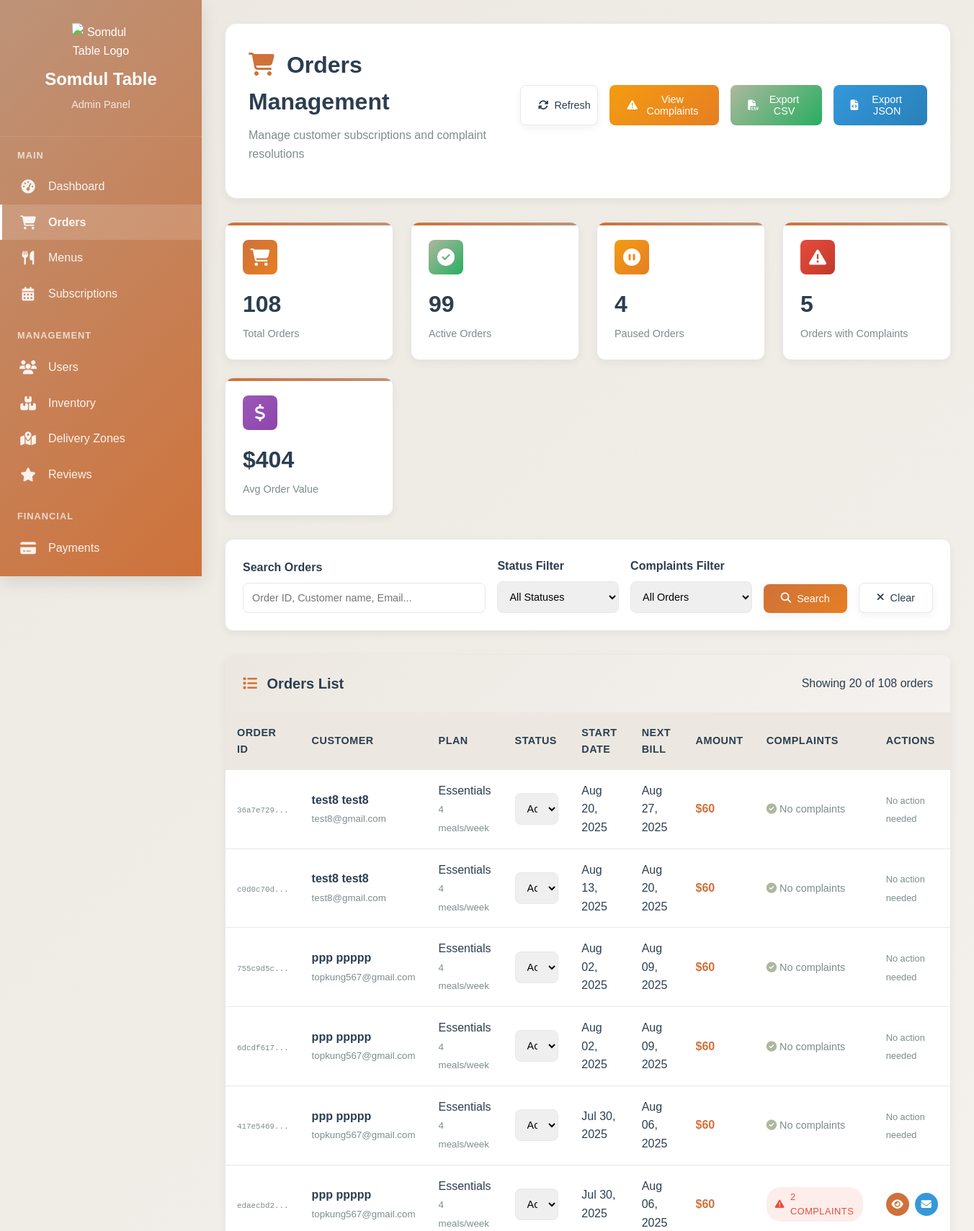
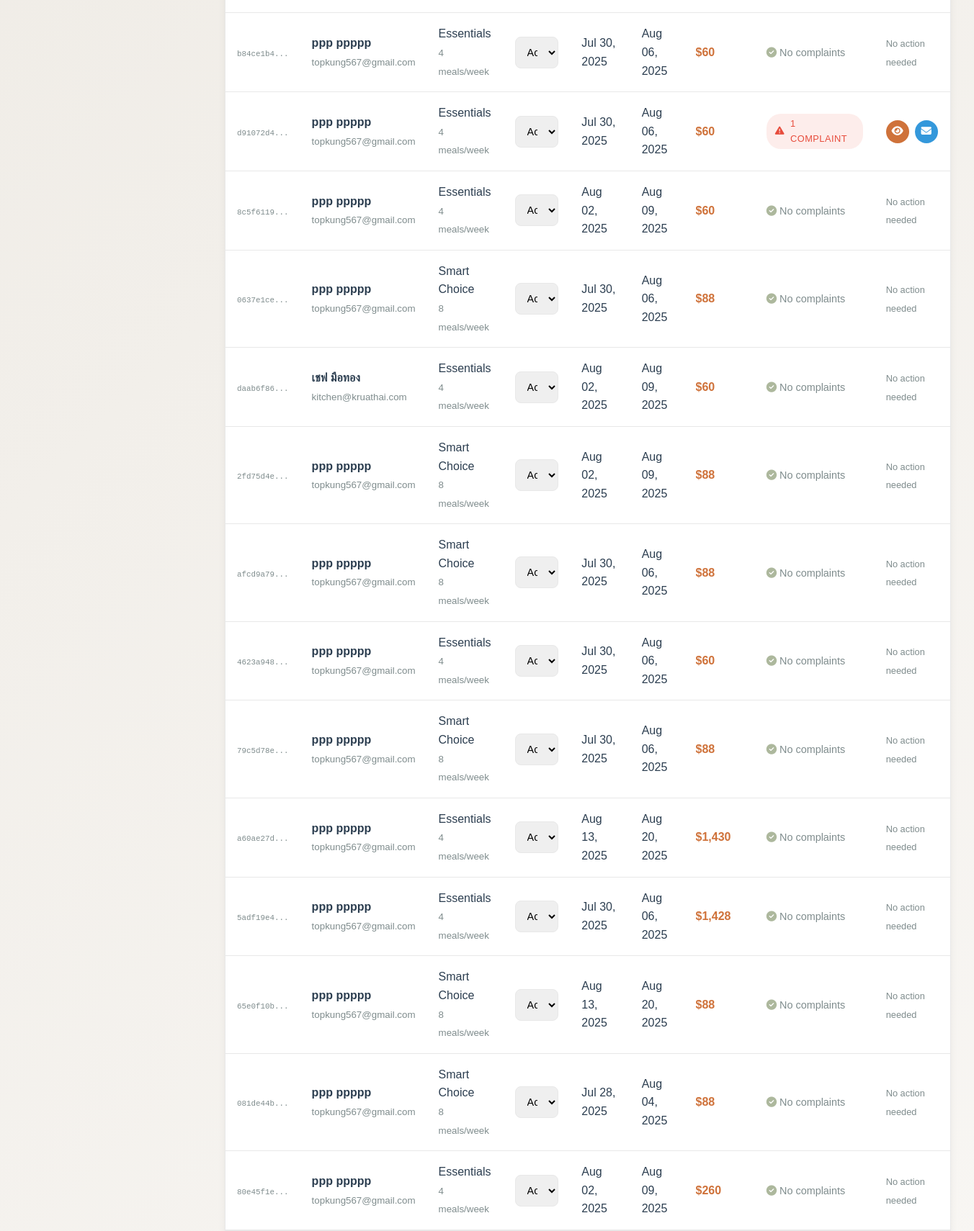
The page /KruaThai/admin/orders.php (signed in, upper part) on the database its author committed (2 pictures, top to bottom).
### tables this page shows
CREATE TABLE `subscriptions` (
  `id` char(36) NOT NULL,
  `user_id` char(36) NOT NULL,
  `assigned_rider_id` char(36) DEFAULT NULL,
  `plan_id` char(36) NOT NULL,
  `status` enum('active','paused','cancelled','expired','pending_payment') DEFAULT 'pending_payment',
  `start_date` date NOT NULL,
  `end_date` date DEFAULT NULL,
  `next_billing_date` date DEFAULT NULL,
  `billing_cycle` enum('weekly','monthly') NOT NULL,
  `total_amount` decimal(8,2) NOT NULL,
  `discount_applied` decimal(8,2) DEFAULT '0.00',
  `delivery_days` longtext,
  `preferred_delivery_time` enum('09:00-12:00','12:00-15:00','15:00-18:00','18:00-21:00') DEFAULT '12:00-15:00',
  `special_instructions` text,
  `pause_start_date` date DEFAULT NULL,
  `pause_end_date` date DEFAULT NULL,
  `skip_dates` longtext,
  `auto_renew` tinyint(1) DEFAULT '1',
  `cancellation_reason` text,
  `cancelled_at` timestamp NULL DEFAULT NULL,
  `cancelled_by` char(36) DEFAULT NULL,
  `created_at` timestamp NOT NULL DEFAULT CURRENT_TIMESTAMP,
  `updated_at` timestamp NOT NULL DEFAULT CURRENT_TIMESTAMP ON UPDATE CURRENT_TIMESTAMP
);

CREATE TABLE `users` (
  `id` char(36) NOT NULL,
  `email` varchar(255) NOT NULL,
  `password_hash` varchar(255) NOT NULL,
  `first_name` varchar(100) NOT NULL,
  `last_name` varchar(100) NOT NULL,
  `phone` varchar(20) DEFAULT NULL,
  `date_of_birth` date DEFAULT NULL,
  `gender` enum('male','female','other') DEFAULT NULL,
  `role` enum('customer','admin','kitchen','rider','support') DEFAULT 'customer',
  `status` enum('active','inactive','suspended','pending_verification','pending_profile') DEFAULT 'pending_verification',
  `email_verified` tinyint(1) DEFAULT '0',
  `email_verification_token` varchar(100) DEFAULT NULL,
  `delivery_address` text,
  `address_line_2` varchar(255) DEFAULT NULL,
  `city` varchar(100) DEFAULT NULL,
  `state` varchar(100) DEFAULT NULL,
  `zip_code` varchar(10) DEFAULT NULL,
  `country` varchar(100) DEFAULT 'Thailand',
  `delivery_instructions` text,
  `dietary_preferences` longtext,
  `allergies` longtext,
  `spice_level` enum('mild','medium','hot','extra_hot') DEFAULT 'medium',
  `last_login` timestamp NULL DEFAULT NULL,
  `failed_login_attempts` int(11) DEFAULT '0',
  `locked_until` timestamp NULL DEFAULT NULL,
  `password_reset_token` varchar(100) DEFAULT NULL,
  `password_reset_expires` timestamp NULL DEFAULT NULL,
  `created_at` timestamp NOT NULL DEFAULT CURRENT_TIMESTAMP,
  `updated_at` timestamp NOT NULL DEFAULT CURRENT_TIMESTAMP ON UPDATE CURRENT_TIMESTAMP,
  `social_provider` varchar(20) DEFAULT NULL COMMENT 'OAuth provider: facebook, google, apple',
  `social_id` varchar(100) DEFAULT NULL COMMENT 'Unique ID from social provider',
  `avatar_url` text COMMENT 'Profile picture URL from social provider'
);

CREATE TABLE `subscription_plans` (
  `id` char(36) NOT NULL,
  `name` varchar(100) NOT NULL,
  `name_thai` varchar(100) DEFAULT NULL,
  `description` text,
  `plan_type` enum('weekly','monthly','custom') NOT NULL,
  `meals_per_week` int(11) NOT NULL,
  `weeks_duration` int(11) DEFAULT '4',
  `base_price` decimal(8,2) NOT NULL,
  `discount_percentage` decimal(5,2) DEFAULT '0.00',
  `final_price` decimal(8,2) NOT NULL,
  `features` longtext,
  `max_skips_per_week` int(11) DEFAULT '2',
  `advance_ordering_days` int(11) DEFAULT '7',
  `is_active` tinyint(1) DEFAULT '1',
  `is_popular` tinyint(1) DEFAULT '0',
  `sort_order` int(11) DEFAULT '0',
  `created_at` timestamp NOT NULL DEFAULT CURRENT_TIMESTAMP,
  `updated_at` timestamp NOT NULL DEFAULT CURRENT_TIMESTAMP ON UPDATE CURRENT_TIMESTAMP
);

### KruaThai/admin/orders.php (the view, shortened to what the rows shown need)
<?php
try {
    $database = new Database();
    $pdo = $database->getConnection();
    $tableExists = true;
    try {
        $pdo->query("SELECT 1 FROM complaints LIMIT 1");
    } catch (PDOException $e) {
        $tableExists = false;
        error_log("Complaints table not found: " . $e->getMessage());
    }
    $page = max(1, intval($_GET['page'] ?? 1));
    $limit = 20;
    $offset = ($page - 1) * $limit;
    $whereConditions = [];
    $params = [];
    $whereClause = empty($whereConditions) ? '' : 'WHERE ' . implode(' AND ', $whereConditions);
    if ($tableExists) {
        $complaintsJoin = "
            LEFT JOIN (
                SELECT subscription_id, COUNT(*) as complaint_count
                FROM complaints
                WHERE status IN ('open', 'in_progress', 'resolved', 'closed', 'escalated')
                GROUP BY subscription_id
            ) c ON s.id = c.subscription_id
        ";
        $complaintsSelect = ", COALESCE(c.complaint_count, 0) as complaint_count";
    } else {
        $complaintsJoin = "";
        $complaintsSelect = ", 0 as complaint_count";
    }
    $sql = "
        SELECT s.id, s.status, s.start_date, s.next_billing_date, s.total_amount,
            CONCAT(u.first_name, ' ', u.last_name) as customer_name,
            u.email, u.phone,
            sp.name_thai as plan_name, sp.meals_per_week,
            s.created_at, s.updated_at
            $complaintsSelect
        FROM subscriptions s
        JOIN users u ON s.user_id = u.id
        JOIN subscription_plans sp ON s.plan_id = sp.id
        $complaintsJoin
        $whereClause
        ORDER BY s.created_at DESC
        LIMIT ? OFFSET ?
    ";
    $params[] = $limit;
    $params[] = $offset;
    $stmt = $pdo->prepare($sql);
    $stmt->execute($params);
    $orders = $stmt->fetchAll(PDO::FETCH_ASSOC);
} catch (PDOException $e) {
    error_log("Database error in orders.php: " . $e->getMessage());
    $page_error = "Database error: " . $e->getMessage();
    $orders = [];
    $stats = [
        'total_orders' => 0,
        'active_orders' => 0,
        'paused_orders' => 0,
        'cancelled_orders' => 0,
        'today_orders' => 0,
        'avg_order_value' => 0,
        'orders_with_complaints' => 0,
        'total_complaints' => 0
    ];
    $totalItems = 0;
    $totalPages = 0;
}
?>
<!DOCTYPE html>
<html lang="en">
<head>
    <link href="https://ydpschool.com/fonts/BaticaSans.css" rel="stylesheet">
    <link href="https://cdnjs.cloudflare.com/ajax/libs/font-awesome/6.4.0/css/all.min.css" rel="stylesheet">
</head>
<body>
    <div class="admin-layout">
        <div class="main-content">
            <div class="page-header">
                <div class="header-content">
                    <div>
                        <h1 class="page-title">
                            <i class="fas fa-shopping-cart" style="color: var(--curry); margin-right: 0.5rem;"></i>
                            Orders Management
                        </h1>
                    </div>
                </div>
            </div>
            <div class="table-container">
                <?php if (isset($page_error)): ?>
                    <div style="padding: 2rem; text-align: center; color: #e74c3c;">
                        <i class="fas fa-exclamation-triangle" style="font-size: 2rem; margin-bottom: 1rem;"></i>
                        <h3>Error Loading Orders</h3>
                        <p><?php echo htmlspecialchars($page_error); ?></p>
                        <button class="btn btn-primary" onclick="window.location.reload()">
                            <i class="fas fa-sync-alt"></i>
                            Retry
                        </button>
                    </div>
                <?php else: ?>
                    <div class="table-wrapper">
                        <table class="table">
                            <thead>
                                <tr>
                                    <th>Order ID</th>
                                    <th>Customer</th>
                                    <th>Plan</th>
                                    <th>Status</th>
                                    <th>Start Date</th>
                                    <th>Next Bill</th>
                                    <th>Amount</th>
                                    <th>Complaints</th>
                                    <th>Actions</th>
                                </tr>
                            </thead>
                            <tbody>
                                <?php foreach ($orders as $order): ?>
                                <?php
                                $complaintCount = isset($order['complaint_count']) ? (int)$order['complaint_count'] : 0;
                                $hasComplaints = $complaintCount > 0;
                                ?>
                                <tr>
                                    <td>
                                        <small style="font-family: monospace; color: var(--text-gray);">
                                            <?= htmlspecialchars(substr($order['id'], 0, 8)) ?>...
                                        </small>
                                    </td>
                                    <td>
                                        <div style="font-weight: 600;">
                                            <?= htmlspecialchars($order['customer_name']) ?>
                                        </div>
                                        <small style="color: var(--text-gray);">
                                            <?= htmlspecialchars($order['email']) ?>
                                        </small>
                                    </td>
                                    <td>
                                        <div><?= htmlspecialchars($order['plan_name']) ?></div>
                                        <small style="color: var(--text-gray);">
                                            <?= $order['meals_per_week'] ?> meals/week
                                        </small>
                                    </td>
                                    <td>
                                        <select class="form-control"
                                                onchange="updateOrderStatus('<?= $order['id'] ?>', this.value, '<?= $order['status'] ?>')">
                                            <option value="active" <?= $order['status'] === 'active' ? 'selected' : '' ?>>Active</option>
                                        </select>
                                    </td>
                                    <td>
                                        <?= date('M d, Y', strtotime($order['start_date'])) ?>
                                    </td>
                                    <td>
                                        <?= date('M d, Y', strtotime($order['next_billing_date'])) ?>
                                    </td>
                                    <td>
                                        <strong style="color: var(--curry);">
                                            $<?= number_format($order['total_amount'], 0) ?>
                                        </strong>
                                    </td>
                                    <td>
                                        <?php if ($hasComplaints): ?>
                                            <span class="status-badge" style="background: rgba(231, 76, 60, 0.1); color: #e74c3c;">
                                                <i class="fas fa-exclamation-triangle"></i>
                                                <?= $complaintCount ?> complaint<?= $complaintCount > 1 ? 's' : '' ?>
                                            </span>
                                        <?php else: ?>
                                            <span style="color: var(--text-gray); font-size: 0.9rem;">
                                                <i class="fas fa-check-circle" style="color: var(--sage);"></i>
                                                No complaints
                                            </span>
                                        <?php endif; ?>
                                    </td>
                                    <td>
                                        <?php if ($hasComplaints): ?>
                                            <div class="action-buttons">
                                                <button class="action-btn view"
                                                        onclick="viewOrderDetails('<?= htmlspecialchars($order['id']) ?>')"
                                                        title="View Details"
                                                        type="button">
                                                    <i class="fas fa-eye"></i>
                                                </button>
                                                <button class="action-btn contact"
                                                        onclick="contactCustomer('<?= htmlspecialchars($order['id']) ?>', '<?= htmlspecialchars($order['email']) ?>')"
                                                        title="Contact Customer"
                                                        type="button">
                                                    <i class="fas fa-envelope"></i>
                                                </button>
                                            </div>
                                        <?php else: ?>
                                            <span style="color: var(--text-gray); font-size: 0.8rem;">
                                                No action needed
                                            </span>
                                        <?php endif; ?>
                                    </td>
                                </tr>
                                <?php endforeach; ?>
                            </tbody>
                        </table>
                    </div>
                <?php endif; ?>
            </div>
        </div>
    </div>
</body>
</html>

### rows shown on the page
subscriptions: id "36a7e729", customer_name "test8 test8", user.email "test8@gmail.com", plan.name_thai "Essentials", plan.meals_per_week "4", status+id "Active", start_date "Aug 20, 2025", next_billing_date "Aug 27, 2025", total_amount "60", shows "No complaints", shows "No action needed"
subscriptions: id "c0d0c70d", customer_name "test8 test8", user.email "test8@gmail.com", plan.name_thai "Essentials", plan.meals_per_week "4", status+id "Active", start_date "Aug 13, 2025", next_billing_date "Aug 20, 2025", total_amount "60", shows "No complaints", shows "No action needed"
subscriptions: id "755c9d5c", customer_name "ppp ppppp", user.email "topkung567@gmail.com", plan.name_thai "Essentials", plan.meals_per_week "4", status+id "Active", start_date "Aug 02, 2025", next_billing_date "Aug 09, 2025", total_amount "60", shows "No complaints", shows "No action needed"
subscriptions: id "6dcdf617", customer_name "ppp ppppp", user.email "topkung567@gmail.com", plan.name_thai "Essentials", plan.meals_per_week "4", status+id "Active", start_date "Aug 02, 2025", next_billing_date "Aug 09, 2025", total_amount "60", shows "No complaints", shows "No action needed"
subscriptions: id "417e5469", customer_name "ppp ppppp", user.email "topkung567@gmail.com", plan.name_thai "Essentials", plan.meals_per_week "4", status+id "Active", start_date "Jul 30, 2025", next_billing_date "Aug 06, 2025", total_amount "60", shows "No complaints", shows "No action needed"
subscriptions: id "edaecbd2", customer_name "ppp ppppp", user.email "topkung567@gmail.com", plan.name_thai "Essentials", plan.meals_per_week "4", status+id "Active", start_date "Jul 30, 2025", next_billing_date "Aug 06, 2025", total_amount "60", complaintCount "2", shows "S"
subscriptions: id "b84ce1b4", customer_name "ppp ppppp", user.email "topkung567@gmail.com", plan.name_thai "Essentials", plan.meals_per_week "4", status+id "Active", start_date "Jul 30, 2025", next_billing_date "Aug 06, 2025", total_amount "60", shows "No complaints", shows "No action needed"
subscriptions: id "d91072d4", customer_name "ppp ppppp", user.email "topkung567@gmail.com", plan.name_thai "Essentials", plan.meals_per_week "4", status+id "Active", start_date "Jul 30, 2025", next_billing_date "Aug 06, 2025", total_amount "60", complaintCount "1"
subscriptions: id "8c5f6119", customer_name "ppp ppppp", user.email "topkung567@gmail.com", plan.name_thai "Essentials", plan.meals_per_week "4", status+id "Active", start_date "Aug 02, 2025", next_billing_date "Aug 09, 2025", total_amount "60", shows "No complaints", shows "No action needed"
subscriptions: id "0637e1ce", customer_name "ppp ppppp", user.email "topkung567@gmail.com", plan.name_thai "Smart Choice", plan.meals_per_week "8", status+id "Active", start_date "Jul 30, 2025", next_billing_date "Aug 06, 2025", total_amount "88", shows "No complaints", shows "No action needed"
subscriptions: id "daab6f86", customer_name "เชฟ มือทอง", user.email "kitchen@kruathai.com", plan.name_thai "Essentials", plan.meals_per_week "4", status+id "Active", start_date "Aug 02, 2025", next_billing_date "Aug 09, 2025", total_amount "60", shows "No complaints", shows "No action needed"
subscriptions: id "2fd75d4e", customer_name "ppp ppppp", user.email "topkung567@gmail.com", plan.name_thai "Smart Choice", plan.meals_per_week "8", status+id "Active", start_date "Aug 02, 2025", next_billing_date "Aug 09, 2025", total_amount "88", shows "No complaints", shows "No action needed"
subscriptions: id "afcd9a79", customer_name "ppp ppppp", user.email "topkung567@gmail.com", plan.name_thai "Smart Choice", plan.meals_per_week "8", status+id "Active", start_date "Jul 30, 2025", next_billing_date "Aug 06, 2025", total_amount "88", shows "No complaints", shows "No action needed"
subscriptions: id "4623a948", customer_name "ppp ppppp", user.email "topkung567@gmail.com", plan.name_thai "Essentials", plan.meals_per_week "4", status+id "Active", start_date "Jul 30, 2025", next_billing_date "Aug 06, 2025", total_amount "60", shows "No complaints", shows "No action needed"
subscriptions: id "79c5d78e", customer_name "ppp ppppp", user.email "topkung567@gmail.com", plan.name_thai "Smart Choice", plan.meals_per_week "8", status+id "Active", start_date "Jul 30, 2025", next_billing_date "Aug 06, 2025", total_amount "88", shows "No complaints", shows "No action needed"
subscriptions: id "a60ae27d", customer_name "ppp ppppp", user.email "topkung567@gmail.com", plan.name_thai "Essentials", plan.meals_per_week "4", status+id "Active", start_date "Aug 13, 2025", next_billing_date "Aug 20, 2025", total_amount "1,430", shows "No complaints", shows "No action needed"
subscriptions: id "5adf19e4", customer_name "ppp ppppp", user.email "topkung567@gmail.com", plan.name_thai "Essentials", plan.meals_per_week "4", status+id "Active", start_date "Jul 30, 2025", next_billing_date "Aug 06, 2025", total_amount "1,428", shows "No complaints", shows "No action needed"
subscriptions: id "65e0f10b", customer_name "ppp ppppp", user.email "topkung567@gmail.com", plan.name_thai "Smart Choice", plan.meals_per_week "8", status+id "Active", start_date "Aug 13, 2025", next_billing_date "Aug 20, 2025", total_amount "88", shows "No complaints", shows "No action needed"
subscriptions: id "081de44b", customer_name "ppp ppppp", user.email "topkung567@gmail.com", plan.name_thai "Smart Choice", plan.meals_per_week "8", status+id "Active", start_date "Jul 28, 2025", next_billing_date "Aug 04, 2025", total_amount "88", shows "No complaints", shows "No action needed"
subscriptions: id "80e45f1e", customer_name "ppp ppppp", user.email "topkung567@gmail.com", plan.name_thai "Essentials", plan.meals_per_week "4", status+id "Active", start_date "Aug 02, 2025", next_billing_date "Aug 09, 2025", total_amount "260", shows "No complaints", shows "No action needed"

### other values the page prints
$stats['total_orders'] "108"
$stats['active_orders'] "99"
$stats['paused_orders'] "4"
$stats['orders_with_complaints'] "5"
$stats['avg_order_value'] "404"
count($orders) "20"
$totalItems "108"
